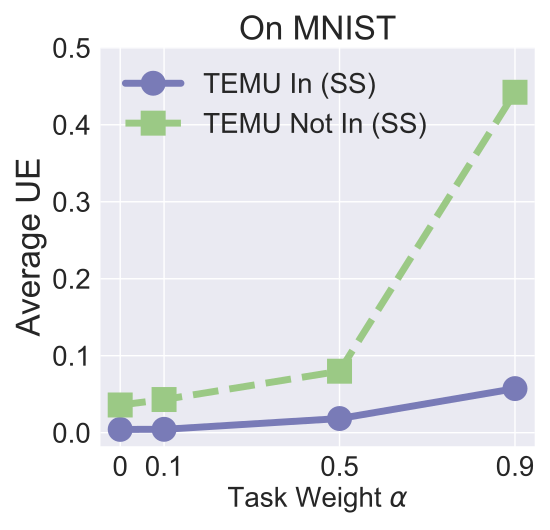

Recreate this plot in Python.


import numpy as np
import matplotlib.pyplot as plt
from matplotlib.ticker import ScalarFormatter


epsilon = 3
beta = 1 / epsilon


x=[0, 0.1, 0.5, 0.9]

labels = ['0', '0.1', '0.5', '0.9']
# unl_org = [97.77, 97.55, 97.35, 97.29, 97.21, 97.21]

# unl_hess_r = [96.6, 96.66, 96.04, 95.94, 95.85, 97.21]
unl_mib = [0.0043, 0.0044, 0.018409, 0.0573]

unl_muv = [0.03600, 0.04310, 0.079888, 0.442221]
# unl_ss_wo = [94.32, 94.53, 94.78, 93.38, 94.04, 97.21]

unl_multi_lower_in=[0.006774, 0.00792, 0.01958, 0.05628]
unl_multi_lower_not_in =[0.0108651, 0.01275, 0.049736, 0.417920]

for i in range(len(x)):
    unl_mib[i] = unl_mib[i]
    unl_muv[i] = unl_muv[i]
    unl_multi_lower_in[i] = unl_multi_lower_in[i]
    unl_multi_lower_not_in[i] = unl_multi_lower_not_in[i]

plt.style.use('seaborn')
plt.figure(figsize=(5.5, 5.3))
l_w=5
m_s=15
marker_s = 3
markevery=1
#plt.figure(figsize=(8, 5.3))
#plt.plot(x, unl_fr, color='blue', marker='^', label='Retrain',linewidth=l_w, markersize=m_s)
plt.plot(x, unl_mib, linestyle='-', color='#797BB7', marker='o', fillstyle='full', markevery=markevery,
         label='TEMU In (SS)', linewidth=l_w, markersize=m_s, markeredgewidth=marker_s)

#plt.plot(x, unl_ss_w, color='g',  marker='*',  label='PriMU$_{w}$',linewidth=l_w, markersize=m_s)
plt.plot(x, unl_muv, linestyle='--', color='#9BC985',  marker='s', fillstyle='full', markevery=markevery,
         label='TEMU Not In (SS)',linewidth=l_w, markersize=m_s, markeredgewidth=marker_s)

# plt.plot(x, unl_multi_lower_in, linestyle='-.', color='#2A5522',  marker='D', fillstyle='full', markevery=markevery,
#          label='MS In',linewidth=l_w, markersize=m_s, markeredgewidth=marker_s)
#
#
# plt.plot(x, unl_multi_lower_not_in, linestyle=':', color='#E07B54',  marker='^', fillstyle='full', markevery=markevery,
#          label='MS Not In', linewidth=l_w,  markersize=m_s, markeredgewidth=marker_s)
#


#plt.plot(x, unl_vibu, color='silver',  marker='d',  label='VIBU',linewidth=4,  markersize=10)

# plt.plot(x, y_sa03, color='r',  marker='2',  label='AAAI21 A_acc, pr=0.3',linewidth=3, markersize=8)
# plt.plot(x, y_sa05, color='darkblue',  marker='4',  label='AAAI21 A_acc, pr=0.5',linewidth=3, markersize=8)
# plt.plot(x, y_ma03, color='darkviolet',  marker='3',  label='FedMC A_acc, pr=0.3',linewidth=3, markersize=8)
# plt.plot(x, y_ma05, color='cyan',  marker='p',  label='FedMC A_acc, pr=0.5',linewidth=3, markersize=8)


# plt.grid()
leg = plt.legend(fancybox=True, shadow=True)
# plt.xlabel('Malicious Client Ratio (%)' ,fontsize=16)
plt.ylabel('Average UE' ,fontsize=24)
my_y_ticks = np.arange(0, 0.52, 0.1)
plt.yticks(my_y_ticks,fontsize=20)
# plt.yscale('log')

plt.xlabel('Task Weight $\\alpha$' ,fontsize=20)

plt.xticks(x, labels, fontsize=20)
# plt.title('CIFAR10 IID')

# Annotating the y-axis with the unit at its end using scientific notation

# Create a ScalarFormatter object
# Scale the y-values by a factor of 10


#plt.annotate(r"1e-1", xy=(0.1, 1.01), xycoords='axes fraction', xytext=(-10, 10),textcoords='offset points', ha='right', va='center', fontsize=15)

plt.title('On MNIST', fontsize=24 )

# plt.text(-0.1, 0.5, 'Title Beside Y', transform=ax[0].transAxes,
#            va='center', ha='left', rotation='vertical')
plt.legend(loc='best',fontsize=20)
plt.tight_layout()
#plt.title("MNIST")
plt.rcParams['figure.figsize'] = (2.0, 1)
plt.rcParams['image.interpolation'] = 'nearest'
plt.rcParams['figure.subplot.left'] = 0.11
plt.rcParams['figure.subplot.bottom'] = 0.08
plt.rcParams['figure.subplot.right'] = 0.977
plt.rcParams['figure.subplot.top'] = 0.969
plt.savefig('mnist_influence_app_lower_bound_analysis.pdf', format='pdf', dpi=200)
plt.show()
